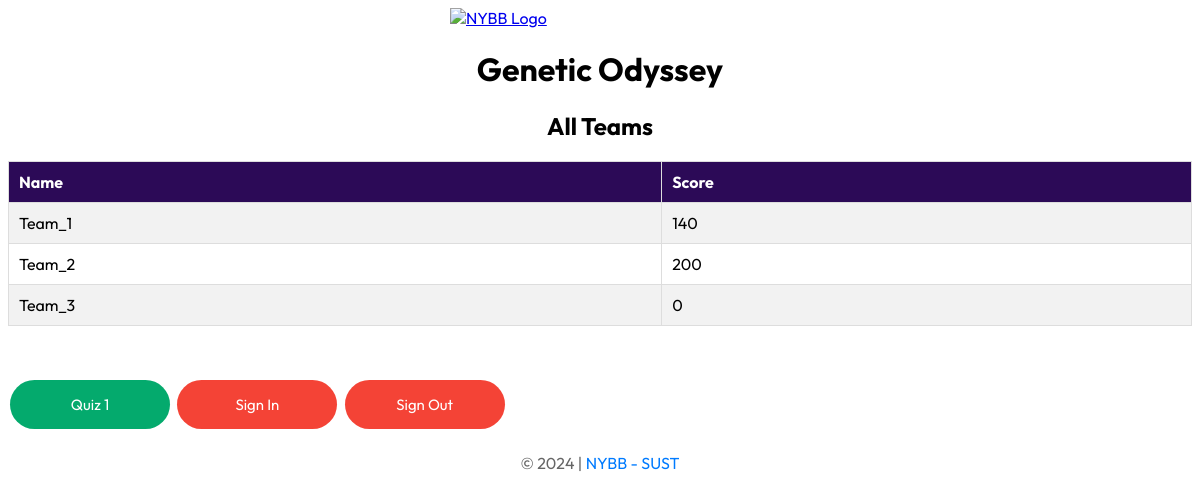
The app's page / (signed in), older data.
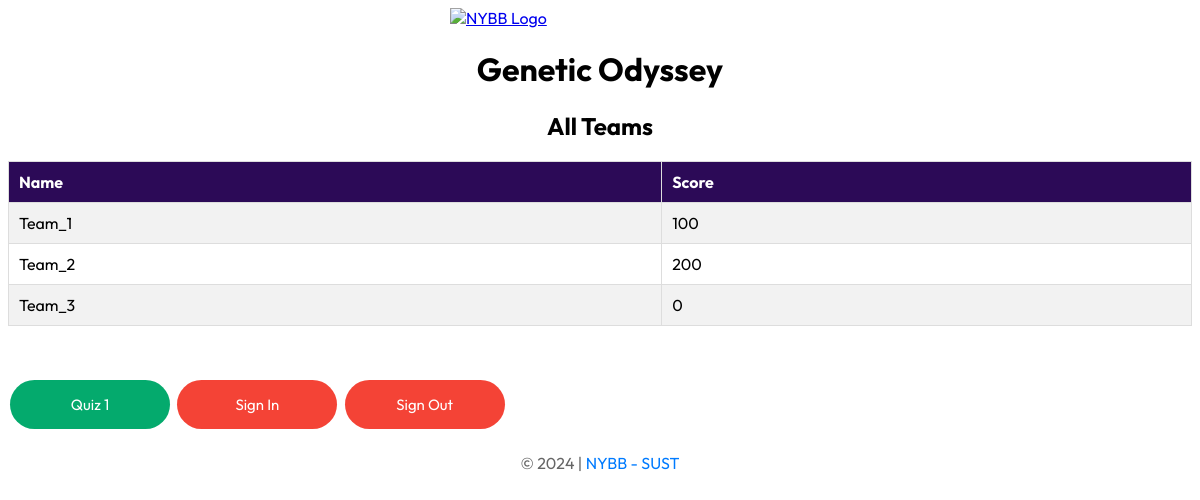
The same page, newer data.
### app/models.py (models this page shows, shortened)
class Team(models.Model):
    name = models.CharField(max_length=20)
    score = models.IntegerField(default=0)
    n_score = models.IntegerField(default=0)
    clue = models.IntegerField(default=5)
    quiz_1_status = models.BooleanField(default=False)
    quiz_2_status = models.BooleanField(default=False)
    quiz_3_status = models.BooleanField(default=False)
    user = models.OneToOneField(User, on_delete=models.CASCADE)

### app/views.py (the view)
# urls.py: path('', views.index, name='index'),
def index(request):
    if request.user.is_authenticated:
        teams = Team.objects.all()
        return render(request, 'index.html', {'teams': teams})
    else:
        return redirect('signin')

### templates/index.html (shortened to what this page needs)
<!DOCTYPE html>
<html lang="en">
<head>
    {% load static %}
    <link rel="stylesheet" href="{% static 'common.css' %}">
    <link rel="stylesheet" href="{% static 'index.css' %}">
</head>
<body>
    <a href="{% url 'index' %}">
        <img src="https://i.ibb.co/7SwXPgX/nybb.jpg" alt="NYBB Logo" class="logo">
    </a>
    <h1>Genetic Odyssey</h1>
    <h2>All Teams</h2>
    <table id="teams">
        <tr>
            <th>Name</th>
            <th>Score</th>
        </tr>
        {% for team in teams %}
            <tr>
                <td>{{ team.name }}</td>
                <td>{{team.score}}</td>
            </tr>
        {% endfor %}
    </table>
    <div class="div-1">
        <a href="{% url 'quiz1' %}" class="button button-green">Quiz 1</a>
        <a href="{% url 'signin' %}" class="button button-red">Sign In</a>
        <a href="{% url 'signout' %}" class="button button-red">Sign Out</a>
    </div>
<footer><span>&copy; 2024 | </span> <span><a href="#">NYBB - SUST</a></span></footer>
</body>
</html>

### staticfiles/common.css (style rules this page uses)
* { font-family: "Outfit", sans-serif; font-optical-sizing: auto; font-style: normal; }
.logo { width: 300px; display: block; margin-left: auto; margin-right: auto; }
.button { border: none; color: white; padding: 10px 0px; text-align: center; text-decoration: none; cursor: pointer; width: 100px; border-radius: 25px; }
.button-red { background-color: #f44336; }
.button-green { background-color: #04AA6D; }
footer { margin-top: 20px; text-align: center; color: #666; }
footer a { color: #007bff; text-decoration: none; }

### staticfiles/index.css (style rules this page uses)
* { font-family: "Outfit", sans-serif; font-optical-sizing: auto; font-style: normal; }
h1, h2 { color: black; text-align: center; }
.logo { width: 300px; display: block; margin-left: auto; margin-right: auto; }
#teams { font-family: Arial, Helvetica, sans-serif; border-collapse: collapse; width: 100%; margin-bottom: 50px; }
#teams td, #teams th { border: 1px solid #ddd; padding: 10px; }
#teams tr:nth-child(even) { background-color: #f2f2f2; }
#teams th { padding-top: 10px; padding-bottom: 10px; text-align: left; background-color: #2c0a57; color: white; }
.button { background-color: #04AA6D; border: none; color: white; padding: 15px 30px; text-align: center; text-decoration: none; display: inline-block; font-size: 15px; margin: 4px 2px; cursor: pointer; width: 100px; }
.button-red { background-color: #f44336; }

Row changes from the older to the newer data that the page shows:
changed Team "Team_1": score "140" → "100"
